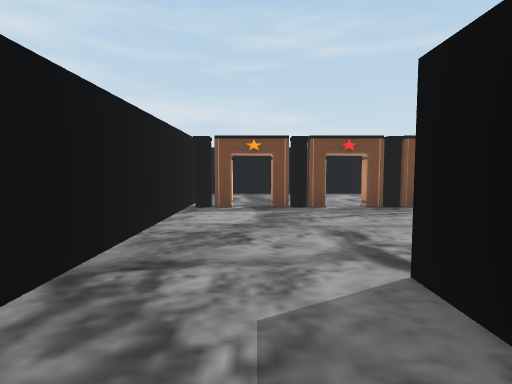
view 1 (above)

19 first-person views from a walk through a 3-D level made in the Unity game engine. The camera is 1.4 m above the floor, tilts 4° down and sees 80° across. The floor is counted in squares, 2 m on a side. Each view is taken from the middle of a square. On the plan, view 1 faces up. The plan holds only what a view shows up to about 10 squares ahead; the rest is blank. The player is left out. Door leaves are left out, so doorways stand open.

view 2
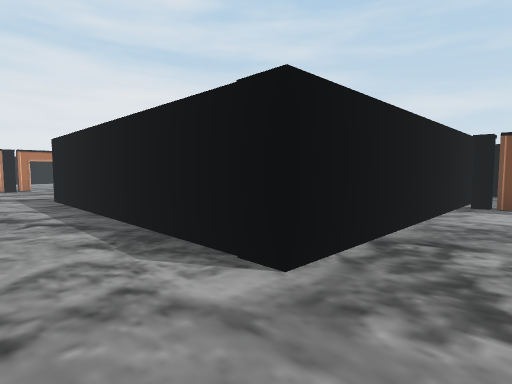

view 3
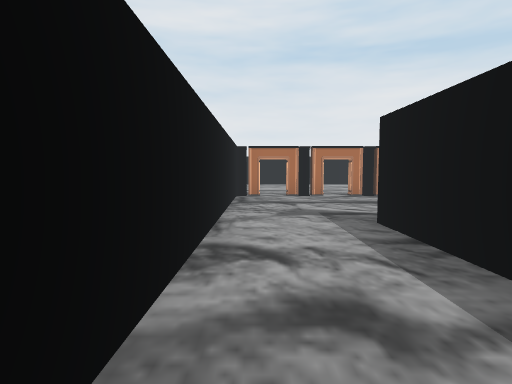

view 4
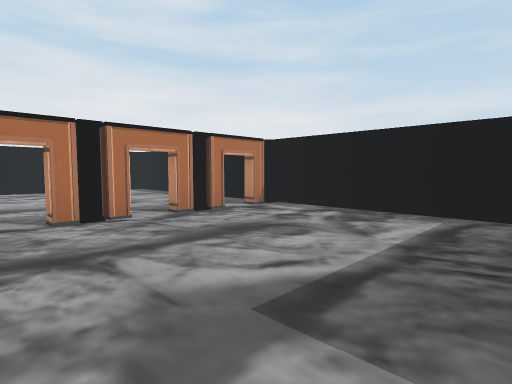

view 5
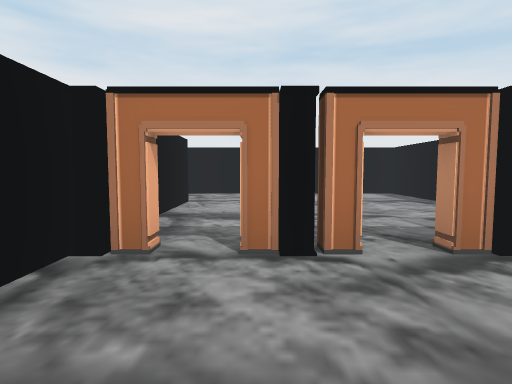

view 6
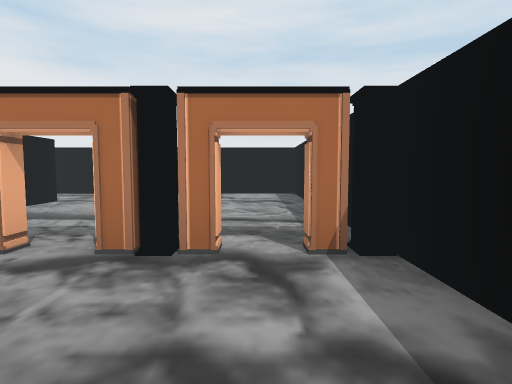

view 7
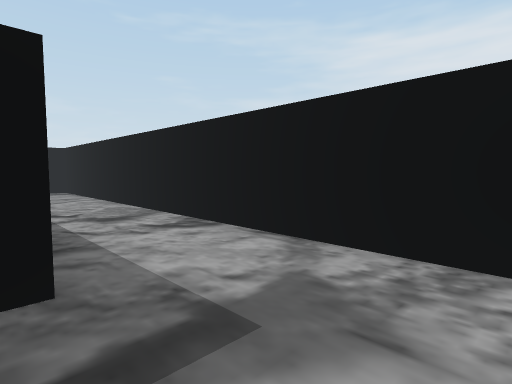

view 8
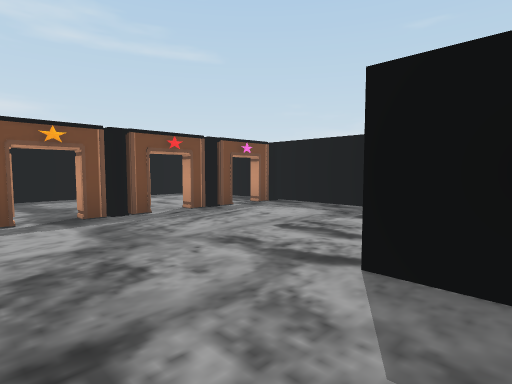

view 9
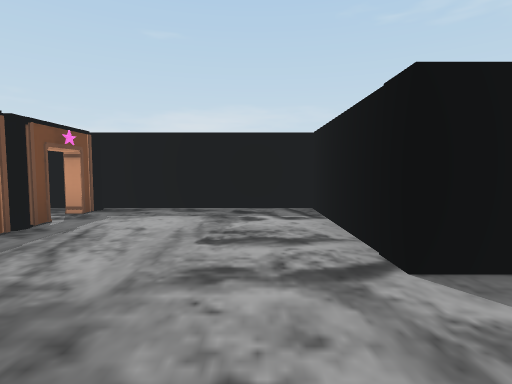

view 10
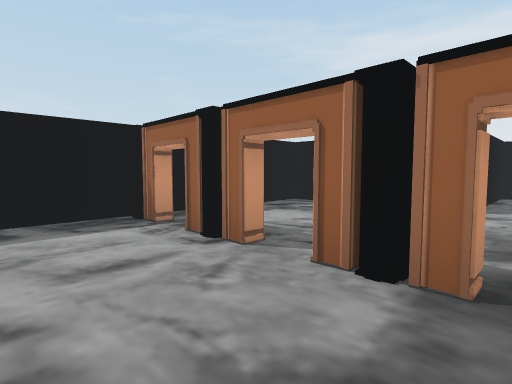

view 11
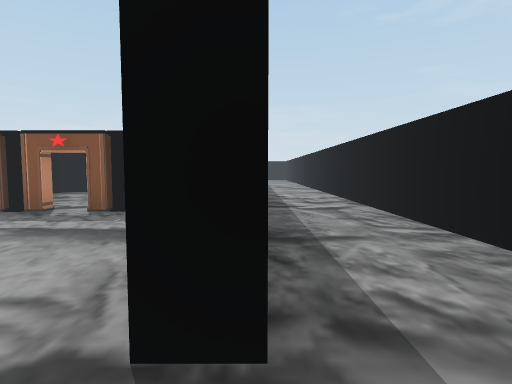

view 12
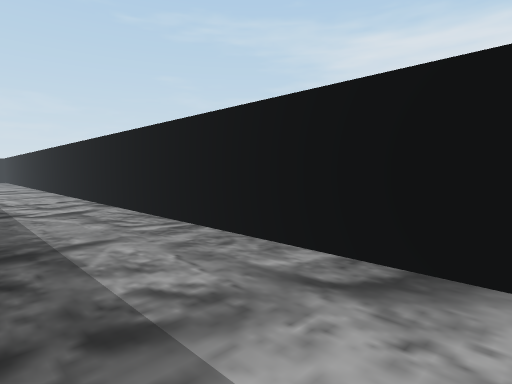

view 13
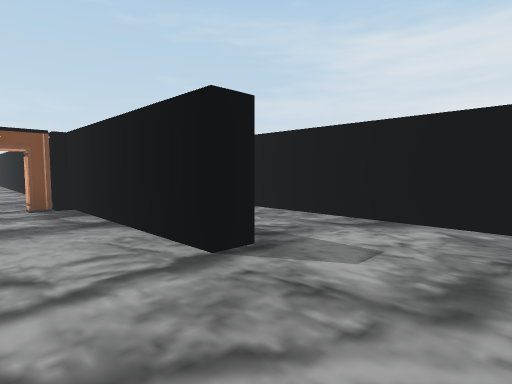

view 14
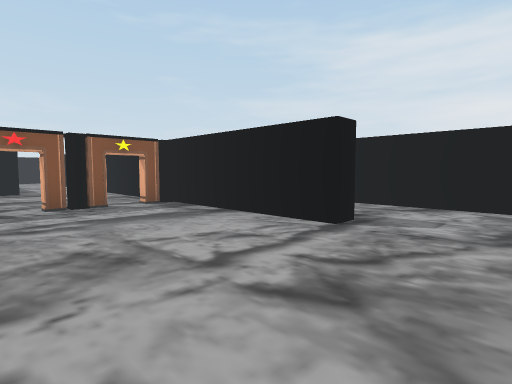

view 15
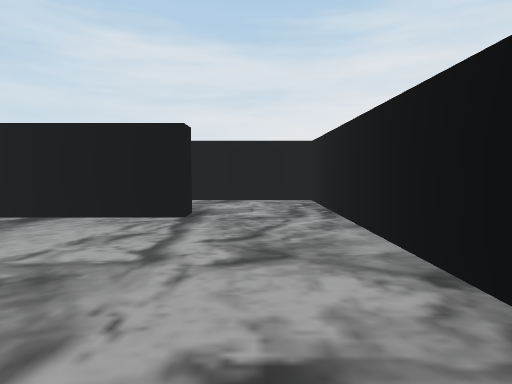

view 16
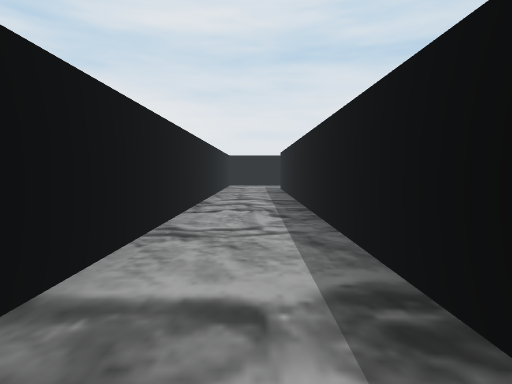

view 17
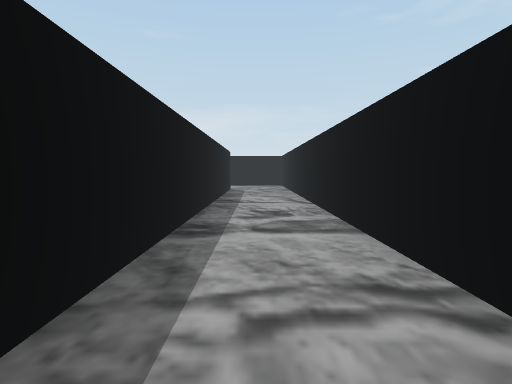

view 18
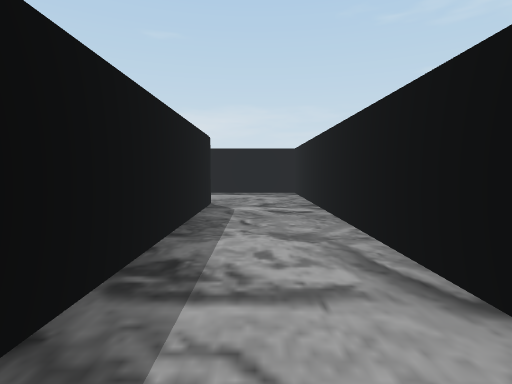

view 19
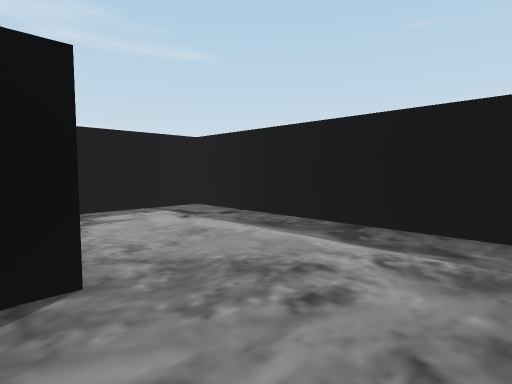

### Floor plan
Points are (right, up) in squares from view 1. A wall is a line through its corners. A room is listed if a view was taken in it or the views show most of it. See-through windows are left out.
Room 1 (views 1, 2, 3, 4, 5, 6, 7, 8, 11, 12, 13, 14, 15, 16, 17, 18, 19)
walls: (-12.5, 1) (-12.5, 0.5); (-12.8, 0.5) (-12.8, 1); (-8.1, 4.2) (-12.5, 4.2); (-13.4, 4.2) (-14.4, 4.2); (-16.9, -2.1) (-16.9, -1.5) (1, -1.5) (1, 2); (-1.3, 2.6) (-1.3, 0.6) (-8.1, 0.6) (-8.1, 1.1); (-17, 4.2) (-19.3, 4.2) (-19.3, -4.2) (4.7, -4.2) (4.7, 1.4) (2.4, 1.4); (1.6, -2) (-14.8, -2)
ways out: opening at (-0.5, 1.5) to room 2; open door at (-13, 3)
objects: other object (-13, -1); other object (-13, 0); other object (-13, 2)
Room 2 (views 9, 10)
walls: (2.5, 5.8) (2, 5.8); (2, 6) (2.5, 6); (1, 2) (4.7, 2) (4.7, 7.6); (-1.3, 5.1) (-1.3, 2.6); (4.1, 9.3) (-1.4, 9.3)
ways out: opening at (-0.5, 1.5) to room 1
objects: other object (-1, 6); other object (1, 6); other object (3, 6); other object (4, 6)

Positions as (right, up) in squares from view 1, and headings:
1: (0, 0), facing up
2: (0, -1), facing up-left
3: (-4, -1), facing left
4: (-8, -1), facing up-left
5: (-10, 0), facing left
6: (-10, 3), facing left
7: (-10, 1), facing down-right
8: (-1, 1), facing up-right
9: (-1, 3), facing right
10: (0, 8), facing down-right
11: (-18, -2), facing right
12: (-18, -2), facing down-right
13: (-19, 0), facing down-right
14: (-19, 2), facing down-right
15: (-18, 3), facing down
16: (-5, -3), facing left
17: (-10, -3), facing right
18: (-5, -3), facing right
19: (1, -4), facing up-right
